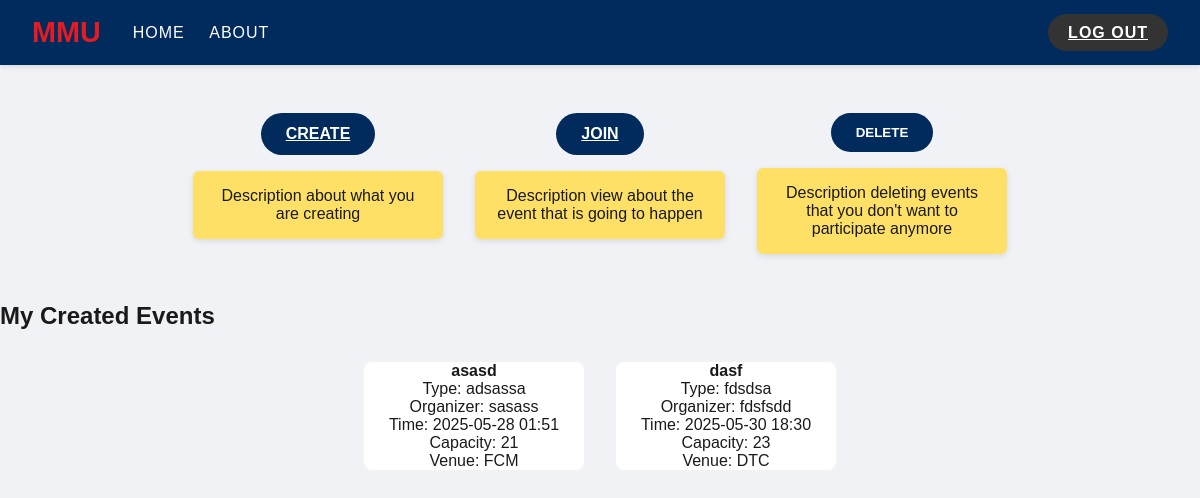
The page /userpage (signed in) on the database as committed earlier.
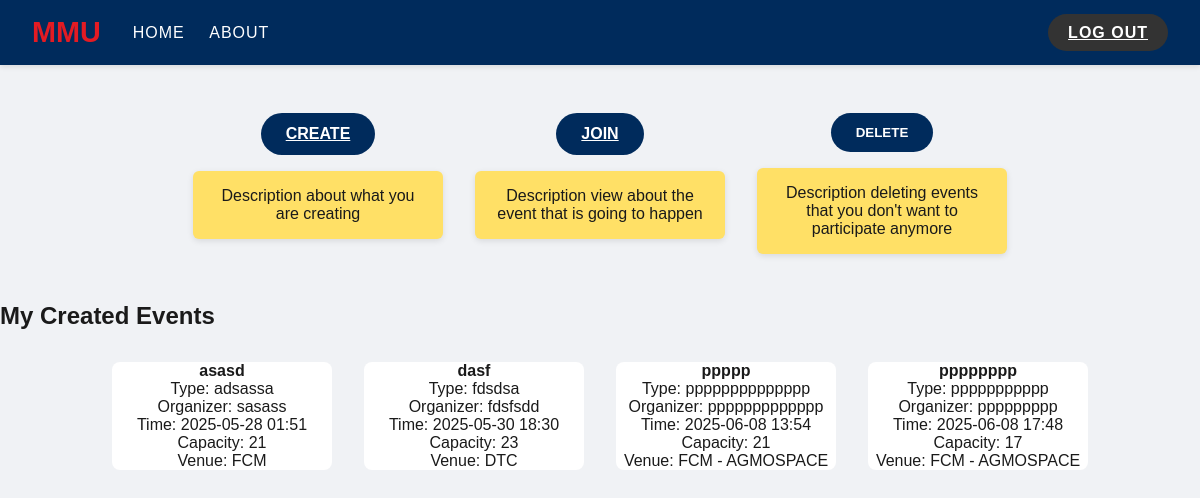
The same page on the database as committed later.
### model.py (models this page shows)
class Event(db.Model):
    __tablename__ = 'events'
    id = db.Column(db.Integer, primary_key=True)
    name = db.Column(db.String(200), nullable=False)
    event_type = db.Column(db.String(100), nullable=False)
    organizer = db.Column(db.String(100), nullable=False)
    event_time = db.Column(db.DateTime, nullable=False)
    maximum_capacity = db.Column(db.Integer, nullable=False)
    venue_code = db.Column(db.Integer, nullable=True)
    cancelled = db.Column(db.Boolean, default=False)
    created_at = db.Column(db.DateTime, default=datetime.utcnow)
    bg_gradient = db.Column(db.String(200))
    created_by = db.Column(db.Integer, db.ForeignKey('users.id', ondelete='CASCADE'), nullable=False)
    building_id = db.Column(db.Integer, db.ForeignKey('mmu_buildings.id', ondelete='SET NULL'), nullable=True)
    room_id = db.Column(db.Integer, db.ForeignKey('rooms.room_id', ondelete='SET NULL'), nullable=True)
    creator = db.relationship('User', back_populates='created_events')
    building_info = db.relationship('MMUBuilding', back_populates='events')
    room_info = db.relationship('Room', back_populates='events')
    participants = db.relationship('User', secondary=event_participants, back_populates='joined_events')
    notifications = db.relationship('Notification', back_populates='event', cascade='all, delete-orphan', passive_deletes=True)
    comments = db.relationship('Comment', back_populates='event', cascade='all, delete-orphan', passive_deletes=True)

class MMUBuilding(db.Model):
    __tablename__ = 'mmu_buildings'
    id = db.Column(db.Integer, primary_key=True)
    building_name = db.Column(db.String(100), nullable=False)
    rooms = db.relationship('Room', back_populates='building', cascade='all, delete-orphan', passive_deletes=True)
    events = db.relationship('Event', back_populates='building_info', cascade='all, delete-orphan', passive_deletes=True)

class Room(db.Model):
    __tablename__ = 'rooms'
    room_id = db.Column(db.Integer, primary_key=True)
    room_name = db.Column(db.String(100), nullable=False)
    building_id = db.Column(db.Integer, db.ForeignKey('mmu_buildings.id', ondelete='CASCADE'), nullable=False)
    building = db.relationship('MMUBuilding', back_populates='rooms')
    events = db.relationship('Event', back_populates='room_info', cascade='all, delete-orphan', passive_deletes=True)

### app.py (the view)
@app.route('/userpage')
@login_required
def userpage():
    send_upcoming_event_notifications(current_user)
    my_events = Event.query.filter_by(created_by=current_user.id).all()
    joined_events = Event.query.join(event_participants).filter(
        event_participants.c.user_id == current_user.id
    ).all()
    notifications = Notification.query.filter_by(user_id=current_user.id).order_by(
        Notification.notify_at.desc()
    ).all()
    unread_notifications_count = len(notifications)
    for notification in notifications:
        notification.local_notify_at = to_malaysia_time(notification.notify_at)
        notification.read = True
    db.session.commit()
    return render_template(
        'userpage.html',
        my_events=my_events,
        joined_events=joined_events,
        notifications=notifications, unread_notifications_count=unread_notifications_count
    )

### app.py (called while the page is built, shortened)
@login_manager.user_loader
def load_user(user_id):
    return User.query.get(int(user_id))

def to_malaysia_time(dt_utc):
    if dt_utc is None:
        return None
    utc = pytz.utc
    malaysia_tz = pytz.timezone('Asia/Kuala_Lumpur')
    if dt_utc.tzinfo is None:
        dt_utc = utc.localize(dt_utc)
    else:
        dt_utc = dt_utc.astimezone(utc)
    return dt_utc.astimezone(malaysia_tz)

def send_upcoming_event_notifications(user):
    now_utc = datetime.utcnow()
    now = to_malaysia_time(now_utc)
    joined_events = Event.query.join(event_participants).filter(
        event_participants.c.user_id == user.id
    ).all()
    db.session.commit()

### templates/userpage.html (shortened to what this page needs)
<!DOCTYPE html>
<html lang="en">
<head>
  <link rel="stylesheet" href="{{ url_for('static', filename='style.css') }}">
</head>
<body>
    <div class="navbar">
        <div class="navbar-left">
          <div class="navbar-logo">MMU</div>
          <div class="navbar-links">
            <a href="{{ url_for('home') }}">Home</a>
            <a href="{{ url_for('about') }}">About</a>
          </div>
        </div>
        <div class="navbar-right">
          <a href="{{ url_for('home') }}" class="logout-btn">LOG OUT</a>
        </div>
      </div>
      <section class="actions-section">
        <div class="action-card">
          <a href="{{ url_for('create_event') }}" class="action-btn">Create</a>
          <div class="action-desc">Description about what you are creating</div>
        </div>
        <div class="action-card">
          <a href="{{ url_for('join') }}" class="action-btn">Join</a>
          <div class="action-desc">Description view about the event that is going to happen</div>
        </div>
        <div class="action-card">
          <button class="action-btn">Delete</button>
          <div class="action-desc">Description deleting events that you don't want to participate anymore</div>
        </div>
      </section>
      <h2>My Created Events</h2>
      <section class="event-section">
        {% for event in my_events %}
          <div class="event-card">
            <div><strong>{{ event.name }}</strong></div>
            <div>Type: {{ event.event_type }}</div>
            <div>Organizer: {{ event.organizer }}</div>
            <div>Time: {{ event.event_time.strftime('%Y-%m-%d %H:%M') }}</div>
            <div>Capacity: {{ event.maximum_capacity }}</div>
            <div>
              Venue:
              {% if event.building_info %}
                {{ event.building_info.building_name }}
                {% if event.room_info %}
                  - {{ event.room_info.room_name }}
                {% endif %}
              {% else %}
                Location not set
              {% endif %}
            </div>
          </div>
        {% else %}
          <p>No events created yet.</p>
        {% endfor %}
      </section>
</body>
</html>

Rows that differ between the two databases and show on the page:
added Event: name "ppppp", event_type "pppppppppppppp", organizer "ppppppppppppp", event_time "2025-06-08 13:54", maximum_capacity "21", building_info.building_name "FCM", room_info.room_name "AGMOSPACE"
added Event: name "pppppppp", event_type "ppppppppppp", organizer "ppppppppp", event_time "2025-06-08 17:48", maximum_capacity "17", building_info.building_name "FCM", room_info.room_name "AGMOSPACE"
